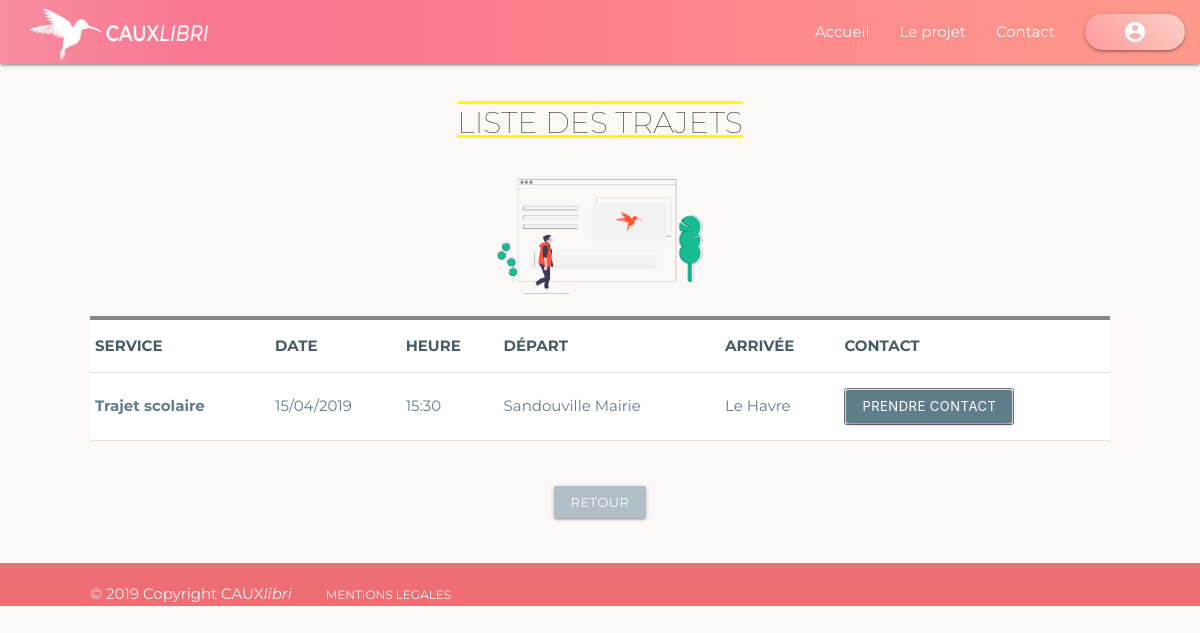
Page /liste-trajetsBis.php on the committed database.
### tables this page shows
CREATE TABLE `fluo_transports` (
  `id_transports` int(11) NOT NULL,
  `place` tinyint(4) DEFAULT NULL,
  `date` date NOT NULL,
  `hour` time NOT NULL,
  `id_types` int(11) NOT NULL,
  `id_users` int(11) NOT NULL,
  `id_location_choice_start` int(11) NOT NULL,
  `id_location_choice_end` int(11) NOT NULL
);

CREATE TABLE `fluo_types` (
  `id_types` int(11) NOT NULL,
  `typesName` varchar(50) NOT NULL
);

CREATE TABLE `fluo_location_choice` (
  `id_location_choice` int(11) NOT NULL,
  `location_choice_name` varchar(150) NOT NULL
);

### controllers/controllerListTrajets.php (called while the page is built)
<?php
require_once 'models/modelDatabase.php';
require_once 'models/modeltransports.php';
$listTrajetsObj = new transports();
$listTrajetArray = $listTrajetsObj->listAllTrajets();

### models/modelDatabase.php (called while the page is built, shortened)
<?php
class database {
    public function __construct(){
        try {
            $this->database = new PDO('mysql:host=localhost;dbname=fluo_colibri;charset=utf8', 'pda', 'pda', array(PDO::ATTR_ERRMODE => PDO::ERRMODE_WARNING));
        } catch (Exception $error) {
            die('Erreur de connexion ' . $error->getMessage());
        }
    }
}
?>

### models/modeltransports.php (called while the page is built, shortened)
<?php
class transports extends database
{
    public function listAllTrajets()
    {
        $query = ('SELECT `fluo_types`.`typesName`, `fluo_location_choice_aller`.`location_choice_name` AS `location_choice_name_aller`,
         `fluo_location_choice_retour`.`location_choice_name` AS `location_choice_name_retour`,
        DATE_FORMAT( `fluo_transports`.`date`, "%d/%m/%Y") AS date, DATE_FORMAT(`fluo_transports`.`hour`, "%H:%i") AS `hour`, `fluo_transports`.`id_users`
         FROM `fluo_transports` INNER JOIN `fluo_types` ON `fluo_transports`.`id_types` = `fluo_types`.`id_types`
         INNER JOIN `fluo_location_choice` AS `fluo_location_choice_aller`
         ON `fluo_transports`.`id_location_choice_start` = `fluo_location_choice_aller`.`id_location_choice`
         INNER JOIN `fluo_location_choice` AS `fluo_location_choice_retour`
         ON `fluo_transports`.`id_location_choice_end` = `fluo_location_choice_retour`.`id_location_choice` ORDER BY `fluo_transports`.`date`');
        $resultTrajets = $this->database->query($query);
        $listTrajetArray = $resultTrajets->fetchAll(PDO::FETCH_OBJ);
        return $listTrajetArray;
    }
}

### liste-trajetsBis.php (the view, shortened to what this page needs)
<?php
require_once 'controllers/controllerListTrajets.php';
?>
<!DOCTYPE html>
<html lang="fr">
<head>
    <link rel="stylesheet" href="https://cdnjs.cloudflare.com/ajax/libs/materialize/1.0.0/css/materialize.min.css">
    <link rel="stylesheet" href="assets/css/style.css" />
</head>
<body>
    <header>
        <?php include 'nav.php'; ?>
    </header>
    <div class="container">
        <div class="col s12 m12">
            <div class="card-stacked">
                <div class="card-content">
                    <div class="row center-align">
                        <h1 class="center-align souligner">Liste des trajets</h1>
                        <img class="responsive-img" src="../LePetitKiosque/assets/liste.png" height="250" width="250">
                        <div class="col s12 m6 l12">
                            <table class="responsive-table highlight" id="backgroundColorListTrajets">
                                <thead class="blue-grey-text text-blue-grey darken-3">
                                    <tr>
                                        <th>SERVICE</th>
                                        <th>DATE</th>
                                        <th>HEURE</th>
                                        <th>DÉPART</th>
                                        <th>ARRIVÉE</th>
                                        <th>CONTACT</th>
                                    </tr>
                                </thead>
                                <tbody class="blue-grey-text text-blue-grey darken-3">
                                    <?php
                                    foreach ($listTrajetArray as $rowtrajets) {
                                        ?>
                                    <tr>
                                        <td><b><?=$rowtrajets->typesName; ?></b></td>
                                        <td><?=$rowtrajets->date; ?></td>
                                        <td><?=$rowtrajets->hour; ?></td>
                                        <td><?=$rowtrajets->location_choice_name_aller; ?></td>
                                        <td><?=$rowtrajets->location_choice_name_retour; ?></td>
                                        <td><button><a href="contact-infos.php?id=<?=$rowtrajets->id_users; ?>"
                                                    class="waves-effect waves-light btn-small white-text blue-grey">Prendre
                                                    contact</a></button>
                                        </td>
                                    </tr>
                                    <?php
                                    }
                                    ?>
                                </tbody>
                            </table>
                        </div>
                    </div>
                </div>
                <div class="card-action center-align" id="btnListe-trajetsBis">
                    <a href="index.php" class="waves-effect waves-light btn-small blue-grey lighten-3">Retour</a>
                </div>
            </div>
        </div>
    </div>
    <?php include 'footer.php'; ?>
</body>
</html>

### assets/css/style.css (style rules this page uses)
body { font-family: 'Montserrat', sans-serif; background-color: #fcf8f7; }
img, table, td, blockquote, code, pre, textarea, input, iframe, object, embed, video { max-width: 100%; }
.souligner { text-decoration: underline overline #FFFF00; padding-right: 2rem; padding-left: 2rem; margin-left: 1rem; margin-right: 1rem; }
h1 { text-transform: uppercase; font-weight: 100; font-size: 2em; }
button { padding: 0px; }
#btnListe-trajetsBis { margin: 3rem; }
#backgroundColorListTrajets { background-color: #FFF; border-top: .3rem solid rgb(136, 136, 133); }
th { color: rgb(71, 92, 102); }
@media only screen and (min-width: 993px) { .container { width: 85%; } }

### rows in the picture
fluo_transports: id_types.typesName "Trajet scolaire", date "15/04/2019", hour "15:30", id_location_choice_start.location_choice_name "Sandouville Mairie", id_location_choice_end.location_choice_name "Le Havre"
